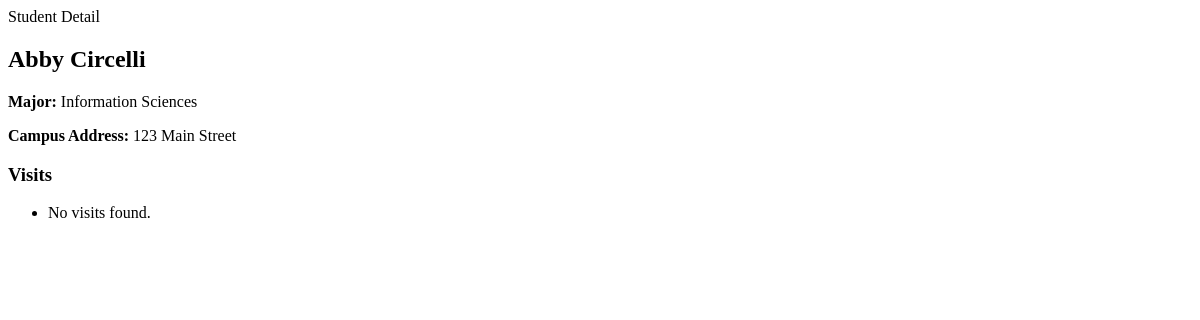
Before: /students/2/ with the older database file.
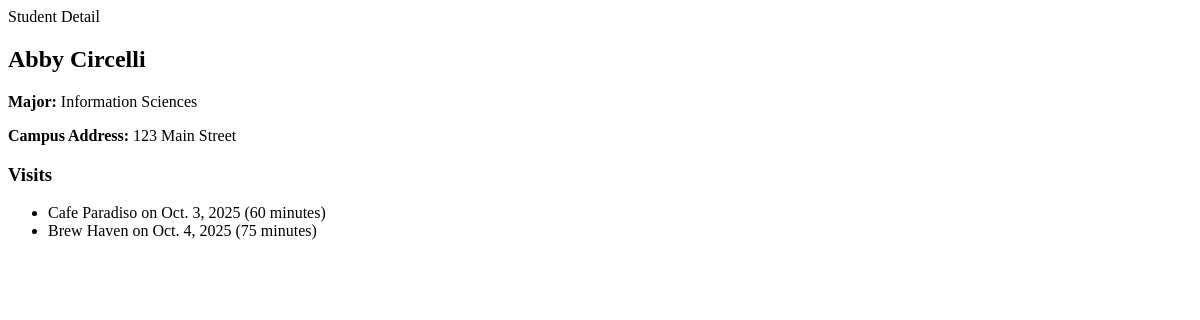
After: the same page with the newer database file.
### students/models.py (models this page shows, shortened)
class Visit(models.Model):
    student = models.ForeignKey(Student, on_delete=models.PROTECT)
    shop = models.ForeignKey(CoffeeShop, on_delete=models.PROTECT)
    visit_date = models.DateField()
    study_duration = models.IntegerField(default=0)
    class Meta:
        constraints = [
            models.UniqueConstraint(fields=['student', 'shop', 'visit_date'], name='unique_visit_date')
        ]
        ordering = ['visit_date']

class CoffeeShop(models.Model):
    shop_id = models.AutoField(primary_key=True)
    name = models.CharField(max_length=100)
    location = models.CharField(max_length=200)
    capacity = models.IntegerField(default=0)

### students/views.py (the view)
# urls.py: path("<int:primary_key>/", StudentDetailView.as_view(), name="student-detail"),
class StudentDetailView(DetailView):
    def get(self, request, primary_key):
        student = get_object_or_404(Student, pk=primary_key)
        visits = student.visit_set.all()  # default related name
        return render(
            request,
            'student_detail.html',
            {
                'student_var_for_looping': student,
                'visits_var_for_looping': visits,
            }
        )

### templates/student_detail.html (shortened to what this page needs)
{% block content %}
  <h2>{{ student_var_for_looping.first_name }} {{ student_var_for_looping.last_name }}</h2>
  <p><strong>Major:</strong> {{ student_var_for_looping.major }}</p>
  <p><strong>Campus Address:</strong> {{ student_var_for_looping.campus_address }}</p>
  <h3>Visits</h3>
  <ul>
    {% for visit in visits_var_for_looping %}
      <li>{{ visit.shop.name }} on {{ visit.visit_date }} ({{ visit.study_duration }} minutes)</li>
    {% empty %}
      <li>No visits found.</li>
    {% endfor %}
  </ul>
{% endblock %}

Changed rows visible on the page:
added Visit: shop.name "Cafe Paradiso", visit_date "Oct. 3, 2025", study_duration "60"
added Visit: shop.name "Brew Haven", visit_date "Oct. 4, 2025", study_duration "75"
Other visible differences:
text no longer shown: "No visits found."
